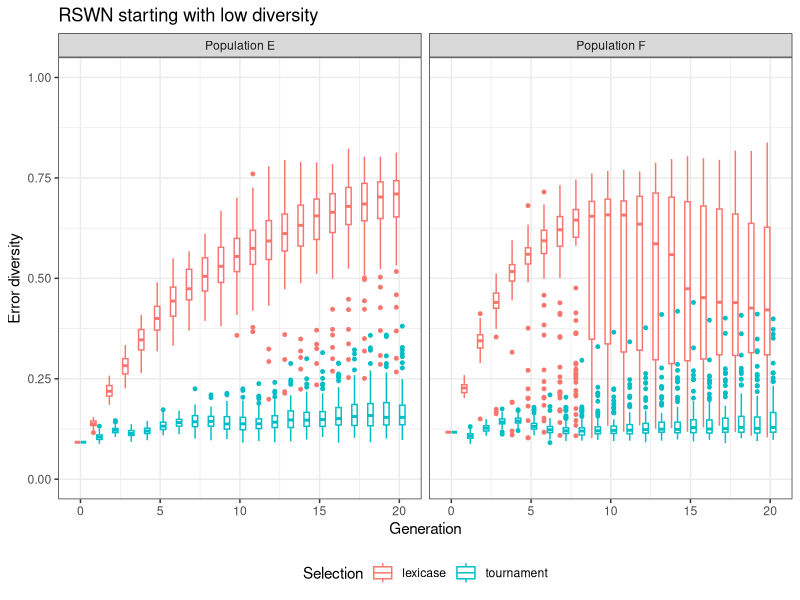
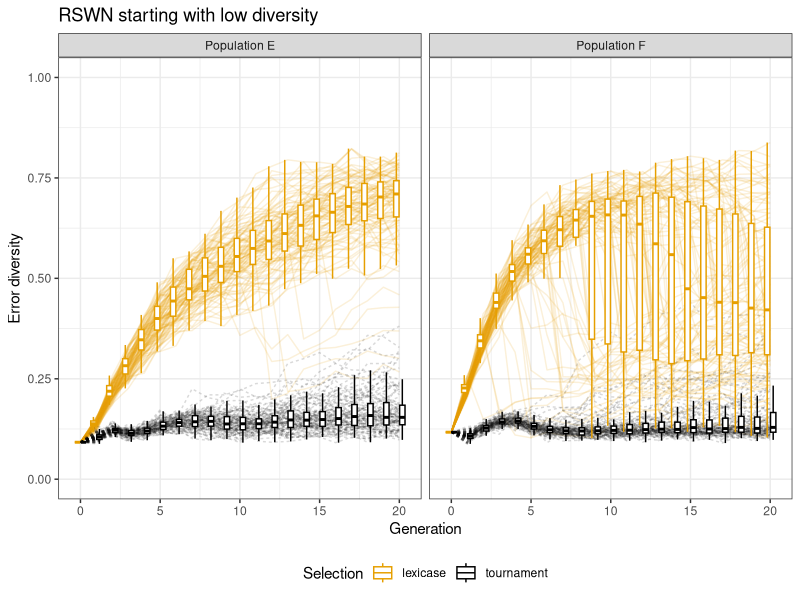
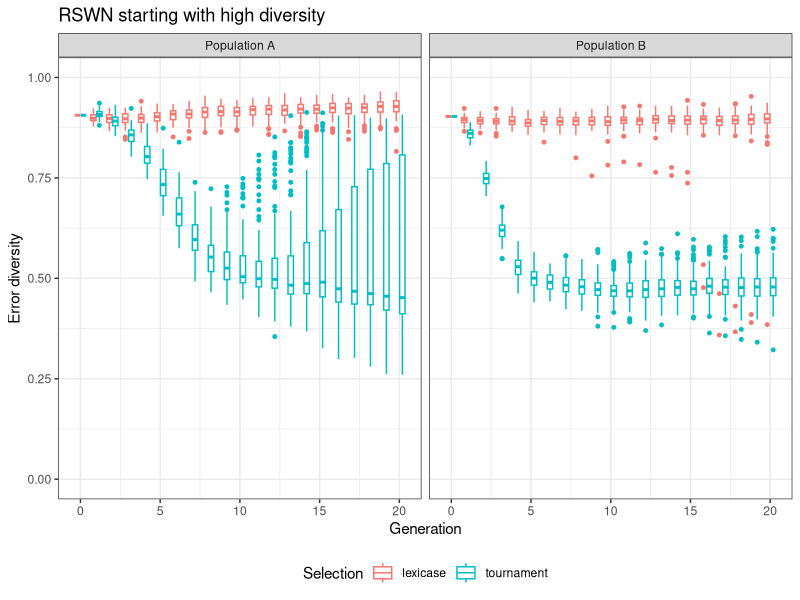
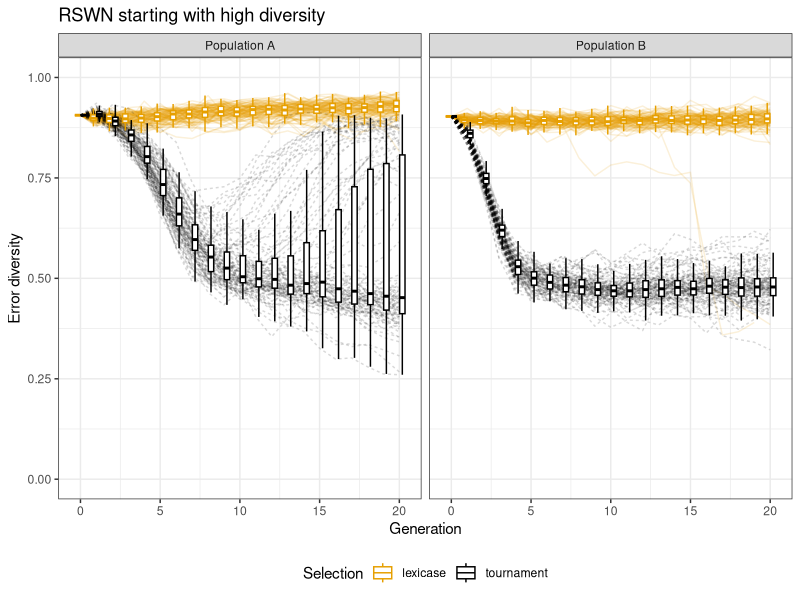
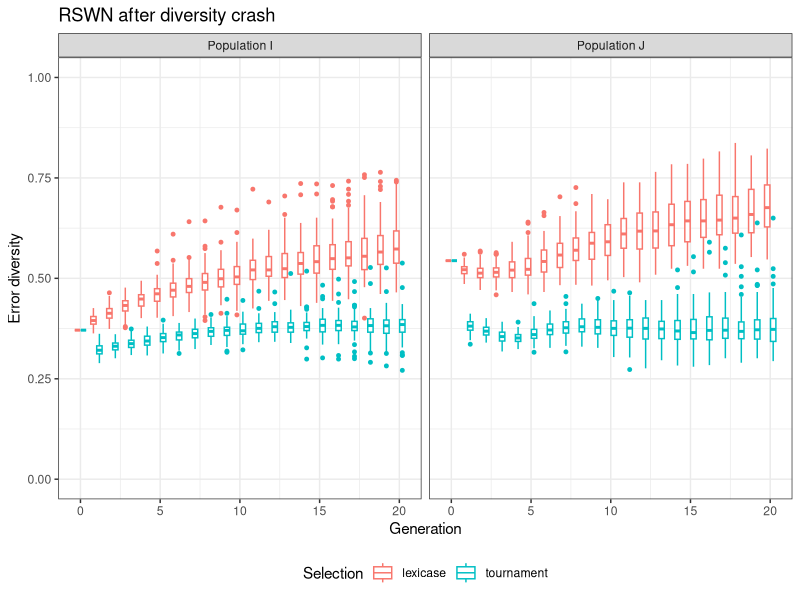
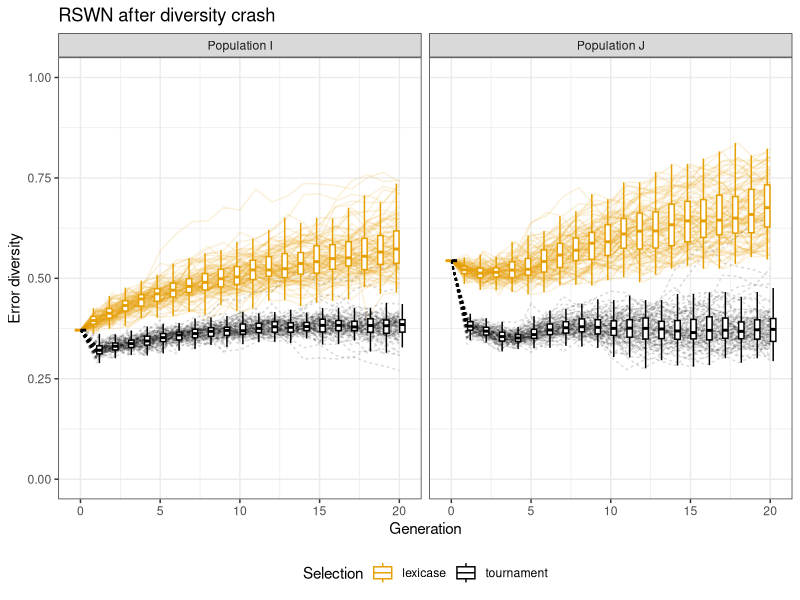
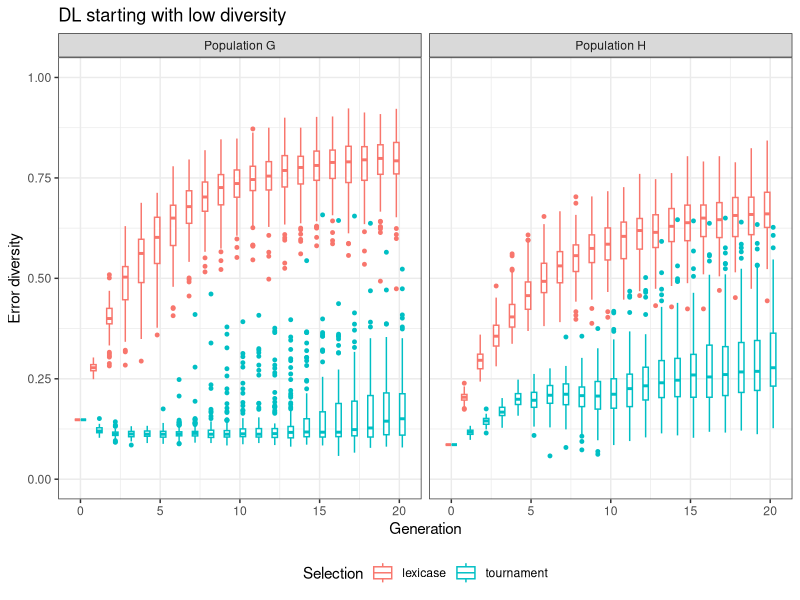
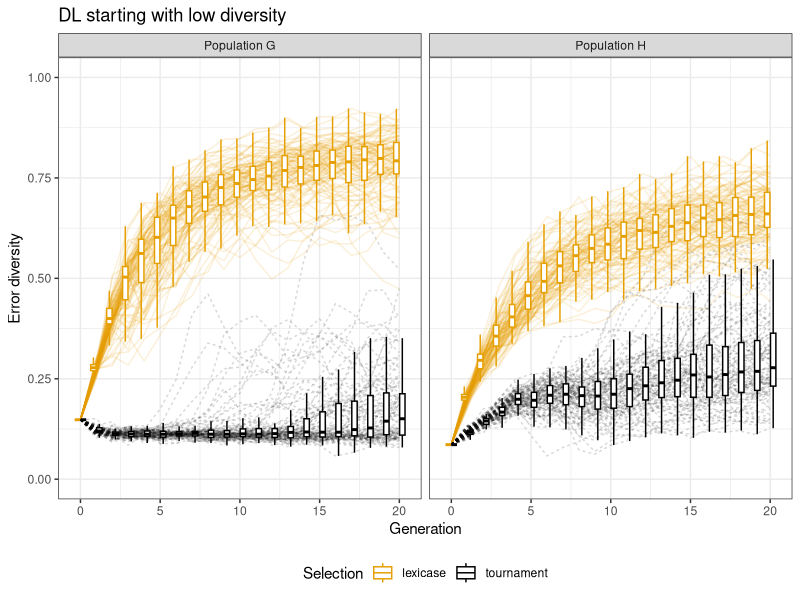

Reproduce these figures in R, in order.
## ---- chunk 1
library("ggplot2")

div15run0 <- read.csv("data/RSWN/div15run0.csv")
div15run1 <- read.csv("data/RSWN/div15run1.csv")
div90run6 <- read.csv("data/RSWN/div90run6.csv")
div90run10 <- read.csv("data/RSWN/div90run10.csv")
drop25run0 <- read.csv("data/RSWN/drop25run0.csv")
drop25run8 <- read.csv("data/RSWN/drop25run8.csv")

dl_div15run0 <- read.csv("data/DoubleLetters/double_letters_div15_run0.csv")
dl_div15run1 <- read.csv("data/DoubleLetters/double_letters_div15_run1.csv")
dl_div90run0 <- read.csv("data/DoubleLetters/double_letters_div90_run0.csv")
dl_div90run3 <- read.csv("data/DoubleLetters/double_letters_div90_run3.csv")
dl_drop25run0 <- read.csv("data/DoubleLetters/double_letters_drop_25_run0.csv")
dl_drop25run21 <- read.csv("data/DoubleLetters/double_letters_drop_25_run21.csv")
## ---- chunk 2
#for (d in list(div15run0, div15run1, div90run6, div90run10, drop25run0, drop25run8)) {
#  d$selection <- sapply(strsplit(as.character(d$method), "-"), function(l) l[[3]])
#  print(names(d))
#}

div15run0$selection <- sapply(strsplit(as.character(div15run0$method), "-"), function(l) l[[3]])
div15run1$selection <- sapply(strsplit(as.character(div15run1$method), "-"), function(l) l[[3]])
div90run6$selection <- sapply(strsplit(as.character(div90run6$method), "-"), function(l) l[[3]])
div90run10$selection <- sapply(strsplit(as.character(div90run10$method), "-"), function(l) l[[3]])
drop25run0$selection <- sapply(strsplit(as.character(drop25run0$method), "-"), function(l) l[[3]])
drop25run8$selection <- sapply(strsplit(as.character(drop25run8$method), "-"), function(l) l[[3]])

dl_div15run0$selection <- sapply(strsplit(as.character(dl_div15run0$method), "-"), function(l) l[[3]])
dl_div15run1$selection <- sapply(strsplit(as.character(dl_div15run1$method), "-"), function(l) l[[3]])
dl_div90run0$selection <- sapply(strsplit(as.character(dl_div90run0$method), "-"), function(l) l[[3]])
dl_div90run3$selection <- sapply(strsplit(as.character(dl_div90run3$method), "-"), function(l) l[[3]])
dl_drop25run0$selection <- sapply(strsplit(as.character(dl_drop25run0$method), "-"), function(l) l[[3]])
dl_drop25run21$selection <- sapply(strsplit(as.character(dl_drop25run21$method), "-"), function(l) l[[3]])

# div15run0$run <- sapply(strsplit(as.character(div15run0$method), "-"), function(l) l[[2]])
# div15run1$run <- sapply(strsplit(as.character(div15run1$method), "-"), function(l) l[[2]])
# div90run6$run <- sapply(strsplit(as.character(div90run6$method), "-"), function(l) l[[2]])
# div90run10$run <- sapply(strsplit(as.character(div90run10$method), "-"), function(l) l[[2]])
# drop25run0$run <- sapply(strsplit(as.character(drop25run0$method), "-"), function(l) l[[2]])
# drop25run8$run <- sapply(strsplit(as.character(drop25run8$method), "-"), function(l) l[[2]])
# 
# dl_div15run0$run <- sapply(strsplit(as.character(dl_div15run0$method), "-"), function(l) l[[2]])
# dl_div15run1$run <- sapply(strsplit(as.character(dl_div15run1$method), "-"), function(l) l[[2]])
# dl_div90run0$run <- sapply(strsplit(as.character(dl_div90run0$method), "-"), function(l) l[[2]])
# dl_div90run3$run <- sapply(strsplit(as.character(dl_div90run3$method), "-"), function(l) l[[2]])
# dl_drop25run0$run <- sapply(strsplit(as.character(dl_drop25run0$method), "-"), function(l) l[[2]])
# dl_drop25run21$run <- sapply(strsplit(as.character(dl_drop25run21$method), "-"), function(l) l[[2]])

# These will be renamed for new population names
div15run0$run <- "Population E"
div15run1$run <- "Population F"
div90run6$run <- "Population A"
div90run10$run <- "Population B"
drop25run0$run <- "Population I"
drop25run8$run <- "Population J"

dl_div15run0$run <- "Population G"
dl_div15run1$run <- "Population H"
dl_div90run0$run <- "Population C"
dl_div90run3$run <- "Population D"
dl_drop25run0$run <- "Population K"
dl_drop25run21$run <- "Population L"


div15run0$start <- sapply(strsplit(as.character(div15run0$method), "-"), function(l) l[[1]])
div15run1$start <- sapply(strsplit(as.character(div15run1$method), "-"), function(l) l[[1]])
div90run6$start <- sapply(strsplit(as.character(div90run6$method), "-"), function(l) l[[1]])
div90run10$start <- sapply(strsplit(as.character(div90run10$method), "-"), function(l) l[[1]])
drop25run0$start <- sapply(strsplit(as.character(drop25run0$method), "-"), function(l) l[[1]])
drop25run8$start <- sapply(strsplit(as.character(drop25run8$method), "-"), function(l) l[[1]])

dl_div15run0$start <- sapply(strsplit(as.character(dl_div15run0$method), "-"), function(l) l[[1]])
dl_div15run1$start <- sapply(strsplit(as.character(dl_div15run1$method), "-"), function(l) l[[1]])
dl_div90run0$start <- sapply(strsplit(as.character(dl_div90run0$method), "-"), function(l) l[[1]])
dl_div90run3$start <- sapply(strsplit(as.character(dl_div90run3$method), "-"), function(l) l[[1]])
dl_drop25run0$start <- sapply(strsplit(as.character(dl_drop25run0$method), "-"), function(l) l[[1]])
dl_drop25run21$start <- sapply(strsplit(as.character(dl_drop25run21$method), "-"), function(l) l[[1]])
## ---- chunk 3
update_geom_defaults("point", list(colour = NULL, alpha=0.05))

cbbPalette <- c("#E69F00", "#56B4E9")
cbbPalette <- c("#E69F00", "#000000")
## ---- chunk 4
div15 = rbind(div15run0, div15run1)


ggplot(div15, aes(x=generation, y=error_vector_diversity, color=selection)) + 
  geom_boxplot(aes(group=interaction(generation, selection)), outlier.size=1) + 
  ylim(0, 1) +
  labs(title = "RSWN starting with low diversity", x="Generation", y="Error diversity", color="Selection") +
  facet_grid(. ~ run) +
  theme_bw() + 
  theme(legend.position = "bottom")

ggplot(div15, aes(x=generation, y=error_vector_diversity, color=selection)) + 
  geom_line(aes(group=interaction(trial, method), linetype=selection), alpha=0.15, show_guide=FALSE) + 
  geom_boxplot(aes(group=interaction(generation, selection)), outlier.shape = NA) + #outlier.size=0) + 
  ylim(0, 1) + 
  labs(title = "RSWN starting with low diversity", x="Generation", y="Error diversity", color="Selection") +
  facet_grid(. ~ run) +
  scale_colour_manual(values = cbbPalette) +
  theme_bw() + 
  theme(legend.position = "bottom", legend.direction = "horizontal")
## ---- chunk 5
div90 = rbind(div90run6, div90run10)

ggplot(div90, aes(x=generation, y=error_vector_diversity, color=selection)) + 
  geom_boxplot(aes(group=interaction(generation, selection)), outlier.size=1) + 
  ylim(0, 1) +
  labs(title = "RSWN starting with high diversity", x="Generation", y="Error diversity", color="Selection") +
  facet_grid(. ~ run) +
  theme_bw() + 
  theme(legend.position = "bottom")

ggplot(div90, aes(x=generation, y=error_vector_diversity, color=selection)) + 
  geom_line(aes(group=interaction(trial, method), linetype=selection), alpha=0.15, show_guide=FALSE) + 
  geom_boxplot(aes(group=interaction(generation, selection)), outlier.shape = NA) + 
  ylim(0, 1) + 
  labs(title = "RSWN starting with high diversity", x="Generation", y="Error diversity", color="Selection") +
  facet_grid(. ~ run) +
  scale_colour_manual(values = cbbPalette) +
  theme_bw() + 
  theme(legend.position = "bottom")
## ---- chunk 6
drop25 = rbind(drop25run0, drop25run8)

ggplot(drop25, aes(x=generation, y=error_vector_diversity, color=selection)) + 
  geom_boxplot(aes(group=interaction(generation, selection)), outlier.size=1) + 
  ylim(0, 1) +
  labs(title = "RSWN after diversity crash", x="Generation", y="Error diversity", color="Selection") +
  facet_grid(. ~ run) +
  theme_bw() + 
  theme(legend.position = "bottom")

ggplot(drop25, aes(x=generation, y=error_vector_diversity, color=selection)) + 
  geom_line(aes(group=interaction(trial, method), linetype=selection), alpha=0.15, show_guide=FALSE) + 
  geom_boxplot(aes(group=interaction(generation, selection)), outlier.shape = NA) + 
  ylim(0, 1) + 
  labs(title = "RSWN after diversity crash", x="Generation", y="Error diversity", color="Selection") +
  facet_grid(. ~ run) +
  scale_colour_manual(values = cbbPalette) +
  theme_bw() + 
  theme(legend.position = "bottom")
## ---- chunk 7
dl_div15 = rbind(dl_div15run0, dl_div15run1)

ggplot(dl_div15, aes(x=generation, y=error_vector_diversity, color=selection)) + 
  geom_boxplot(aes(group=interaction(generation, selection)), outlier.size=1) + 
  ylim(0, 1) +
  labs(title = "DL starting with low diversity", x="Generation", y="Error diversity", color="Selection") +
  facet_grid(. ~ run) +
  theme_bw() + 
  theme(legend.position = "bottom")

ggplot(dl_div15, aes(x=generation, y=error_vector_diversity, color=selection)) + 
  geom_line(aes(group=interaction(trial, method), linetype=selection), alpha=0.15, show_guide=FALSE) + 
  geom_boxplot(aes(group=interaction(generation, selection)), outlier.shape = NA) + 
  ylim(0, 1) + 
  labs(title = "DL starting with low diversity", x="Generation", y="Error diversity", color="Selection") +
  facet_grid(. ~ run) +
  scale_colour_manual(values = cbbPalette) +
  theme_bw() + 
  theme(legend.position = "bottom")
## ---- chunk 8
dl_div90 = rbind(dl_div90run0, dl_div90run3)

ggplot(dl_div90, aes(x=generation, y=error_vector_diversity, color=selection)) + 
  geom_boxplot(aes(group=interaction(generation, selection)), outlier.size=1) + 
  ylim(0, 1) +
  labs(title = "DL starting with high diversity", x="Generation", y="Error diversity", color="Selection") +
  facet_grid(. ~ run) +
  theme_bw() + 
  theme(legend.position = "bottom")

ggplot(dl_div90, aes(x=generation, y=error_vector_diversity, color=selection)) + 
  geom_line(aes(group=interaction(trial, method), linetype=selection), alpha=0.15, show_guide=FALSE) + 
  geom_boxplot(aes(group=interaction(generation, selection)), outlier.shape = NA) + 
  ylim(0, 1) + 
  labs(title = "DL starting with high diversity", x="Generation", y="Error diversity", color="Selection") +
  facet_grid(. ~ run) +
  scale_colour_manual(values = cbbPalette) +
  theme_bw() + 
  theme(legend.position = "bottom")
## ---- chunk 9
dl_drop25 = rbind(dl_drop25run0, dl_drop25run21)

ggplot(dl_drop25, aes(x=generation, y=error_vector_diversity, color=selection)) + 
  geom_boxplot(aes(group=interaction(generation, selection)), outlier.size=1) + 
  ylim(0, 1) +
  labs(title = "DL after diversity crash", x="Generation", y="Error diversity", color="Selection") +
  facet_grid(. ~ run) +
  theme_bw() + 
  theme(legend.position = "bottom")

ggplot(dl_drop25, aes(x=generation, y=error_vector_diversity, color=selection)) + 
  geom_line(aes(group=interaction(trial, method), linetype=selection), alpha=0.15, show_guide=FALSE) + 
  geom_boxplot(aes(group=interaction(generation, selection)), outlier.shape = NA) + 
  ylim(0, 1) + 
  labs(title = "DL after diversity crash", x="Generation", y="Error diversity", color="Selection") +
  facet_grid(. ~ run) +
  scale_colour_manual(values = cbbPalette) +
  theme_bw() + 
  theme(legend.position = "bottom")
